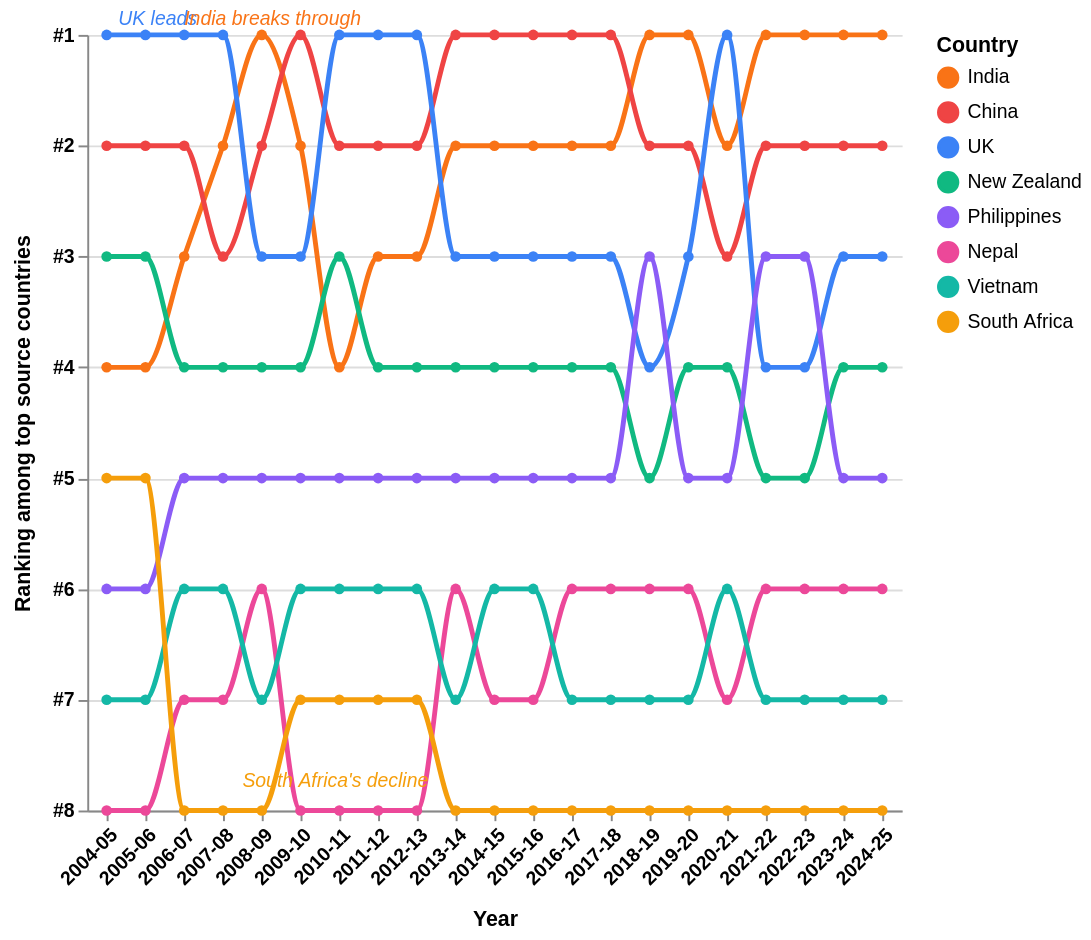

The Vega-Lite source for this figure:
### Vega-Lite specification from a JSON file in a GitHub repository (floating-point values rounded to 4 significant figures; data arrays with more than 128 entries replaced by an {"elided": "..."} marker saying what was removed)
{"$schema": "https://vega.github.io/schema/vega-lite/v5.json", "width": "container", "height": 400, "background": "#ffffff", "config": {"view": {"stroke": null}}, "layer": [{"data": {"values": {"elided": "168 records"}}, "params": [{"name": "hover", "select": {"type": "point", "fields": ["country"], "on": "mouseover", "nearest": false}}], "mark": {"type": "line", "point": true, "strokeWidth": 2.5, "interpolate": "monotone"}, "encoding": {"x": {"field": "year", "type": "ordinal", "axis": {"labelAngle": -45, "title": "Year", "labelFontSize": 10, "labelFontWeight": "bold", "titlePadding": 10}}, "y": {"field": "rank", "type": "quantitative", "sort": "ascending", "scale": {"domain": [1, 8], "reverse": true}, "axis": {"title": "Ranking among top source countries", "values": [1, 2, 3, 4, 5, 6, 7, 8], "labelExpr": "'#' + datum.value", "labelFontWeight": "bold", "titlePadding": 10}}, "color": {"field": "country", "type": "nominal", "scale": {"domain": ["India", "China", "UK", "New Zealand", "Philippines", "Nepal", "Vietnam", "South Africa"], "range": ["#f97316", "#ef4444", "#3b82f6", "#10b981", "#8b5cf6", "#ec4899", "#14b8a6", "#f59e0b"]}, "legend": {"title": "Country", "orient": "right"}}, "opacity": {"condition": {"param": "hover", "empty": true, "value": 1}, "value": 0.1}, "strokeWidth": {"condition": {"param": "hover", "empty": true, "value": 2.5}, "value": 1}, "tooltip": [{"field": "year", "title": "Year"}, {"field": "country", "title": "Country"}, {"field": "rank", "title": "Rank"}]}}, {"data": {"values": [{"year": "2004-05", "rank": 1, "label": "UK leads"}]}, "mark": {"type": "text", "align": "left", "dx": 6, "dy": -8, "fontSize": 10, "fontStyle": "italic", "color": "#3b82f6"}, "encoding": {"x": {"field": "year", "type": "ordinal"}, "y": {"field": "rank", "type": "quantitative", "scale": {"domain": [1, 8], "reverse": true}}, "text": {"field": "label"}}}, {"data": {"values": [{"year": "2008-09", "rank": 1, "label": "India breaks through"}]}, "mark": {"type": "text", "align": "left", "dx": -40, "dy": -8, "fontSize": 10, "fontStyle": "italic", "color": "#f97316"}, "encoding": {"x": {"field": "year", "type": "ordinal"}, "y": {"field": "rank", "type": "quantitative", "scale": {"domain": [1, 8], "reverse": true}}, "text": {"field": "label"}}}, {"data": {"values": [{"year": "2020-21", "rank": 8, "label": "South Africa's decline"}]}, "mark": {"type": "text", "align": "left", "dx": -250, "dy": -15, "fontSize": 10, "fontStyle": "italic", "color": "#f59e0b"}, "encoding": {"x": {"field": "year", "type": "ordinal"}, "y": {"field": "rank", "type": "quantitative", "scale": {"domain": [1, 8], "reverse": true}}, "text": {"field": "label"}}}]}
